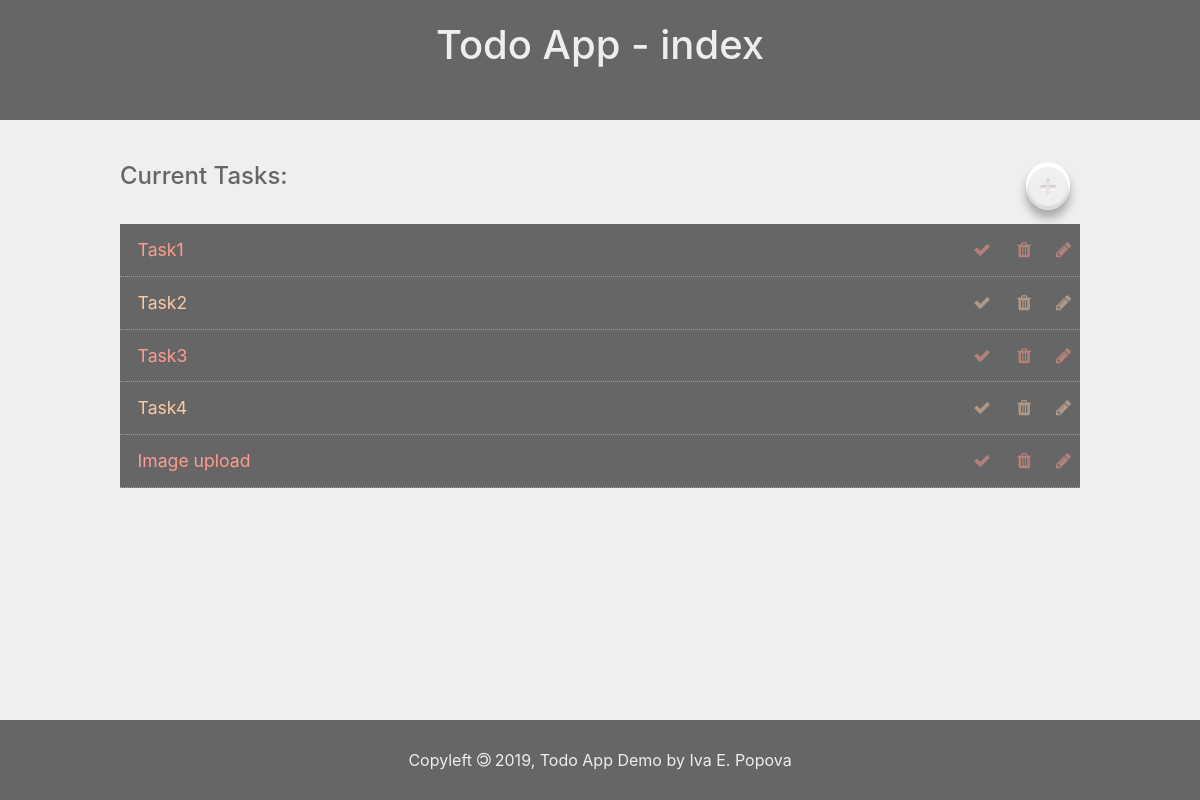
/todos/, run on an earlier commit of the app's database.
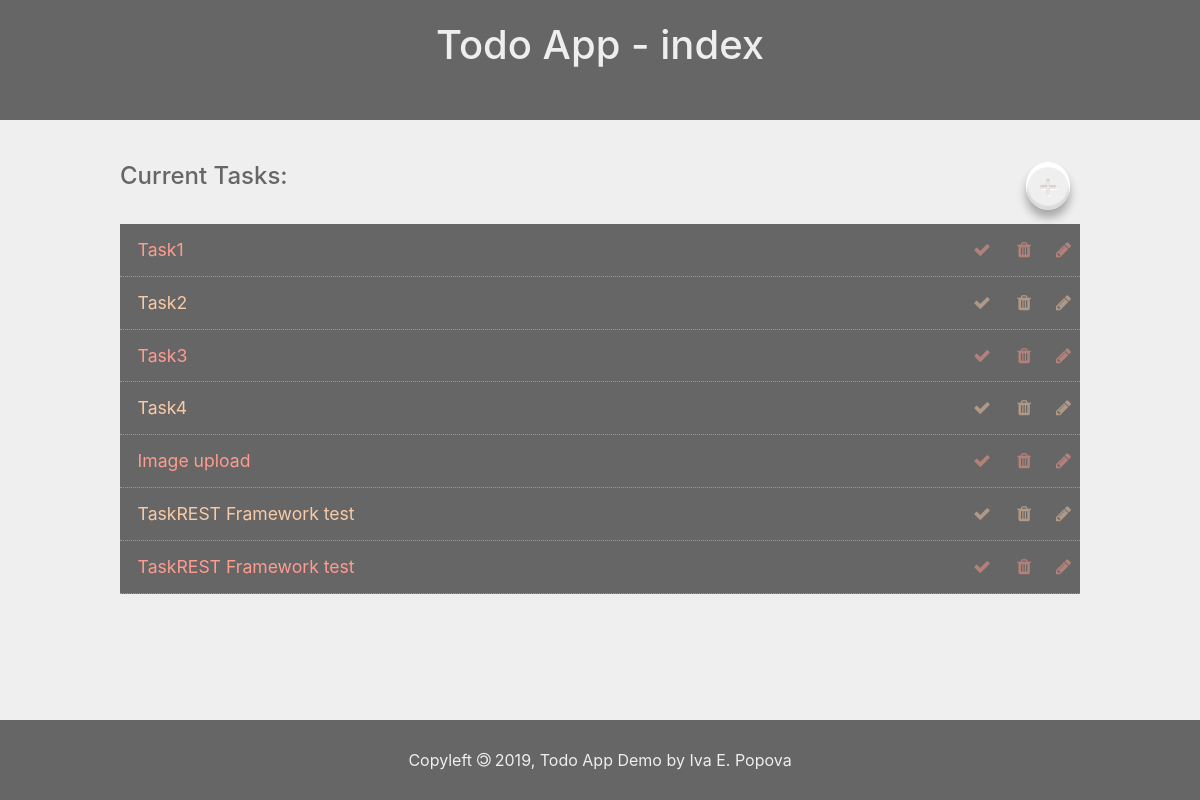
And on a later commit of the database.
### todo_app/models.py (models this page shows, shortened)
class Task(models.Model):
  id = models.AutoField(primary_key=True)
  title = models.CharField('Title', max_length=100, help_text="Task Title")
  description = models.TextField('Description', null=True, help_text="Task Description")
  image = models.ImageField('Image',
    null=False,
    blank=True,
    help_text='Task image',
    upload_to='images/')
  due = models.DateTimeField('due', default=days_from_now_1, help_text="Task Due (default - 1 day from now)")
  created = models.DateTimeField(auto_now_add=True)
  completed = models.BooleanField(default=False)

### todo_app/views.py (the view)
# urls.py: path('', views.index, name="todo_index"),
def index(request):
    tasks = Task.objects.order_by('id')
    template_file = 'todo_app/index.html'
    context = {
        'form': CreateUpdateTaskForm,
        'tasks': tasks,
        'app_name': 'Todo App',
        'page_name': 'index'
    }
    return render(request, template_file, context)

### todo_app/templates/todo_app/index.html
{% extends "todo_app/base.html" %}
{% load static %}
{% load custom_filters %}
{% block content_head %}
  <link rel="stylesheet" type="text/css" href="{% static 'todo_app/index.css' %}">
{% endblock content_head %}
{% block content %}
  <main>
    <section class="list_todos">
      <div class="header clear">
        <h1>Current Tasks:</h1>
        <div class="buttonHolder">
          <a href="{% url 'todo_add' %}" class="button">+</a>
        </div>
      </div>
      <ul>
        {% for task in tasks %}
          <li class="clear">
            <span>
              {% if task.completed %}
                <del>{{task.title}}</del>
              {% else %}
                {{task.title}}
              {% endif %}
            </span>
            <span>
              <a href="{% url 'todo_complete' task.id%}"><i class="fa fa-check"></i></a>
              <a href="{% url 'todo_delete' task.id%}"><i class="fa fa-trash"></i></a>
              <a href="{% url 'todo_update' task.id %}"><i class="fa fa-pencil"></i></a>
            </span>
          </li>
        {% empty %}
          <li>No tasks!</li>
        {% endfor %}
      </ul>
    </section>
  </main>
{% endblock content %}

What changed in the data, as far as the page shows it:
added Task: title "TaskREST Framework test"
added Task: title "TaskREST Framework test"
